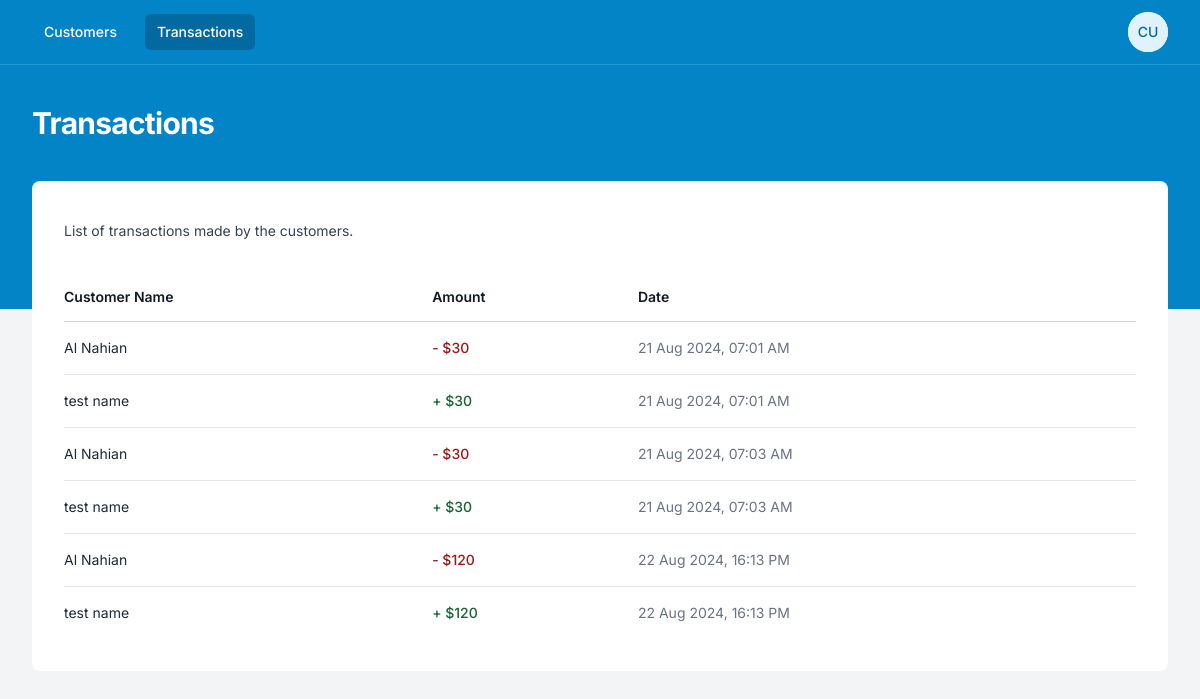
/admin/transactions.php, run on the app's committed database.
### tables this page shows
CREATE TABLE `transactions` (
  `id` int(6) UNSIGNED NOT NULL,
  `name` varchar(50) NOT NULL,
  `email` varchar(50) DEFAULT NULL,
  `amount` int(10) DEFAULT NULL,
  `transfer_type` enum('sent','received') NOT NULL,
  `reg_date` timestamp NOT NULL DEFAULT current_timestamp() ON UPDATE current_timestamp()
);

### includes/Transactions.php (called while the page is built, shortened)
<?php
class Transactions
{
    public static function getAll()
    {
        $conn = Connection::__self();
        try {
            $statement = $conn->prepare("SELECT * FROM transactions");
            $statement->execute();
            return $statement->fetchAll(PDO::FETCH_ASSOC);
        } catch (PDOException $e) {
            die("Oops! Something is Wrong, could not find any Transaction. Exception Message -> " . $e->getMessage());
        }
    }
}

### admin/transactions.php (the view, shortened to what this page needs)
<?php
$balance_transfer = [];
if (Connection::isFile()) {
  $balance_transfer = Transaction::getALLTransactionFromFile();
} elseif (Connection::isDB()) {
  $balance_transfer = Transactions::getAll();
} else {
  die("Please, Set use_storage is \"isFile\" or \"isDatabase\" in your config.ini file");
}
?>
<!DOCTYPE html>
<html class="h-full bg-gray-100" lang="en">
<head>
  <script src="https://cdn.tailwindcss.com"></script>
</head>
<body class="h-full">
  <div class="min-h-full">
    <div class="bg-sky-600 pb-32">
      <nav class="border-b border-sky-300 border-opacity-25 bg-sky-600"
        x-data="{ mobileMenuOpen: false, userMenuOpen: false }">
        <div class="mx-auto max-w-7xl px-4 sm:px-6 lg:px-8">
          <div class="flex h-16 justify-between">
            <div class="flex items-center px-2 lg:px-0">
              <div class="hidden sm:block">
                <div class="flex space-x-4">
                  <a href="./customers.php"
                    class="text-white hover:bg-sky-500 hover:bg-opacity-75 rounded-md py-2 px-3 text-sm font-medium">Customers</a>
                  <a href="./transactions.php"
                    class="bg-sky-700 text-white rounded-md py-2 px-3 text-sm font-medium">Transactions</a>
                </div>
              </div>
            </div>
            <div class="hidden sm:ml-6 sm:flex gap-2 sm:items-center">
              <div class="relative ml-3" x-data="{ open: false }">
                <div>
                  <button @click="open = !open" type="button"
                    class="flex rounded-full bg-white text-sm focus:outline-none" id="user-menu-button"
                    aria-expanded="false" aria-haspopup="true">
                    <span class="inline-flex h-10 w-10 items-center justify-center rounded-full bg-sky-100">
                      <span class="font-medium leading-none text-sky-700">
                        <?php
                        if (!empty($_SESSION["user"]) && $_SESSION["user"]["name"] != "") {
                          $name = explode(" ", $_SESSION["user"]["name"]);
                          $str = "";
                          foreach ($name as $i) {
                            $str .= $i[0];
                          }
                          echo strtoupper($str);
                        } else {
                          echo "CU";
                        }
                        ?>
                      </span>
                    </span>
                  </button>
                </div>
              </div>
            </div>
          </div>
        </div>
      </nav>
      <header class="py-10">
        <div class="mx-auto max-w-7xl px-4 sm:px-6 lg:px-8">
          <h1 class="text-3xl font-bold tracking-tight text-white">
            Transactions
          </h1>
        </div>
      </header>
    </div>
    <main class="-mt-32">
      <div class="mx-auto max-w-7xl px-4 pb-12 sm:px-6 lg:px-8">
        <div class="bg-white rounded-lg py-8">
          <div class="px-4 sm:px-6 lg:px-8">
            <div class="sm:flex sm:items-center">
              <div class="sm:flex-auto">
                <p class="mt-2 text-sm text-gray-700">
                  List of transactions made by the customers.
                </p>
              </div>
            </div>
            <div class="mt-8 flow-root">
              <div class="-mx-4 -my-2 overflow-x-auto sm:-mx-6 lg:-mx-8">
                <div class="inline-block min-w-full py-2 align-middle sm:px-6 lg:px-8">
                  <?php if (!empty($balance_transfer)) { ?>
                    <table class="min-w-full divide-y divide-gray-300">
                      <thead>
                        <tr>
                          <th scope="col"
                            class="whitespace-nowrap py-3.5 pl-4 pr-3 text-left text-sm font-semibold text-gray-900 sm:pl-0">
                            Customer Name
                          </th>
                          <th scope="col"
                            class="whitespace-nowrap px-2 py-3.5 text-left text-sm font-semibold text-gray-900">
                            Amount
                          </th>
                          <th scope="col"
                            class="whitespace-nowrap px-2 py-3.5 text-left text-sm font-semibold text-gray-900">
                            Date
                          </th>
                        </tr>
                      </thead>
                      <tbody class="divide-y divide-gray-200 bg-white">
                        <?php foreach ($balance_transfer as $b_data) {
                          if (!empty($b_data)) {
                            ?>
                            <tr>
                              <td class="whitespace-nowrap py-4 pl-4 pr-3 text-sm text-gray-800 sm:pl-0">
                                <?php echo $b_data["name"]; ?>
                              </td>
                              <td class="whitespace-nowrap px-2 py-4 text-sm font-medium text-emerald-600">
                                <?php if ($b_data["transfer_type"] == "sent") {
                                  ?>
                                  <span class="text-red-800"><?php
                                  echo "- $";
                                  echo $b_data["amount"];
                                  ?></span>
                                  <?php
                                } else { ?>
                                  <span class="text-green-800"><?php
                                  echo "+ $";
                                  echo $b_data["amount"];
                                  ?></span>
                                <?php } ?>
                              </td>
                              <td class="whitespace-nowrap px-2 py-4 text-sm text-gray-500">
                                <?php
                                $date = date_create($b_data["reg_date"]);
                                echo date_format($date, "d M Y, H:i A");
                                ?>
                              </td>
                            </tr>
                          <?php }
                        } ?>
                      </tbody>
                    </table>
                  <?php } else { ?>
                    <span class="text-xl text-center">Yet, No Transfer done.</span>
                  <?php } ?>
                </div>
              </div>
            </div>
          </div>
        </div>
      </div>
    </main>
  </div>
</body>
</html>

### admin/transactions.php (style rules this page uses)
* { font-family: 'Inter', system-ui, -apple-system, BlinkMacSystemFont, 'Segoe UI', Roboto, Oxygen, Ubuntu, Cantarell, 'Open Sans', 'Helvetica Neue', sans-serif; }

### data on the page
transactions: name "Al Nahian", amount "30", reg_date "21 Aug 2024, 07:01 AM"
transactions: name "test name", amount "30", reg_date "21 Aug 2024, 07:01 AM"
transactions: name "Al Nahian", amount "30", reg_date "21 Aug 2024, 07:03 AM"
transactions: name "test name", amount "30", reg_date "21 Aug 2024, 07:03 AM"
transactions: name "Al Nahian", amount "120", reg_date "22 Aug 2024, 16:13 PM"
transactions: name "test name", amount "120", reg_date "22 Aug 2024, 16:13 PM"
